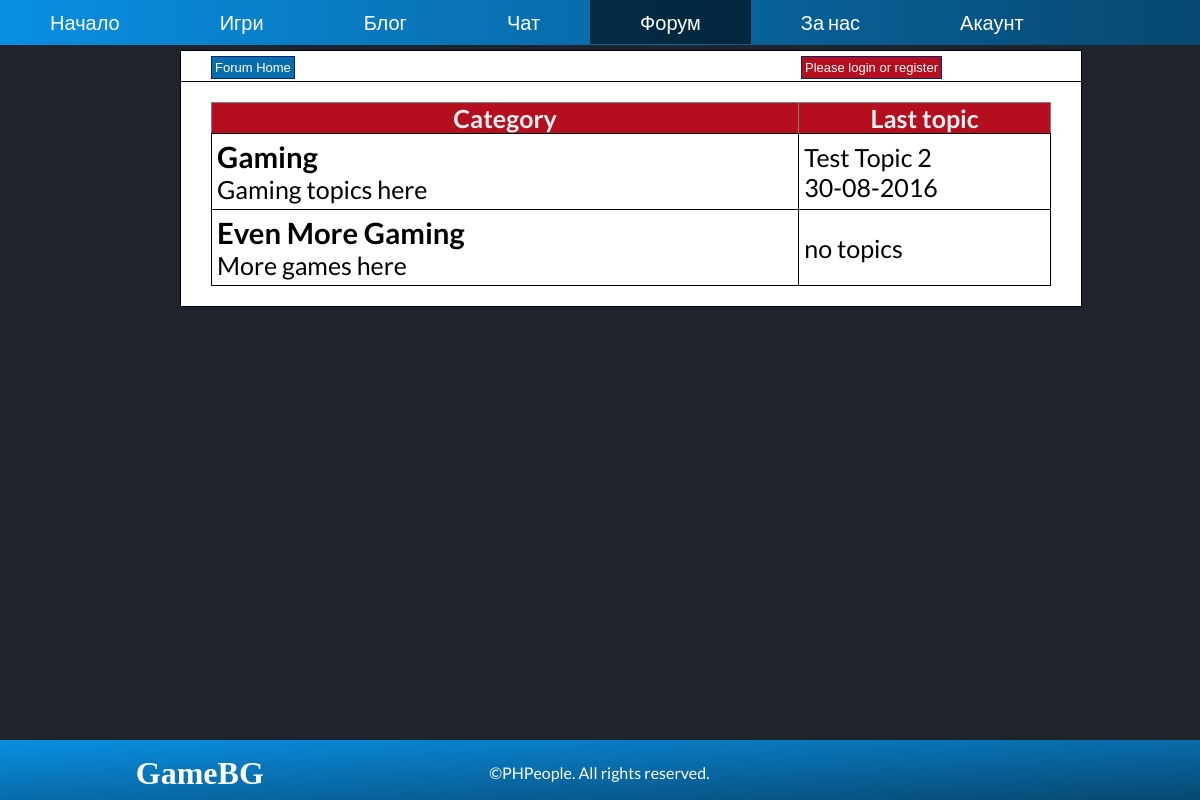
/forum_main.php, run on an earlier commit of the app's database.
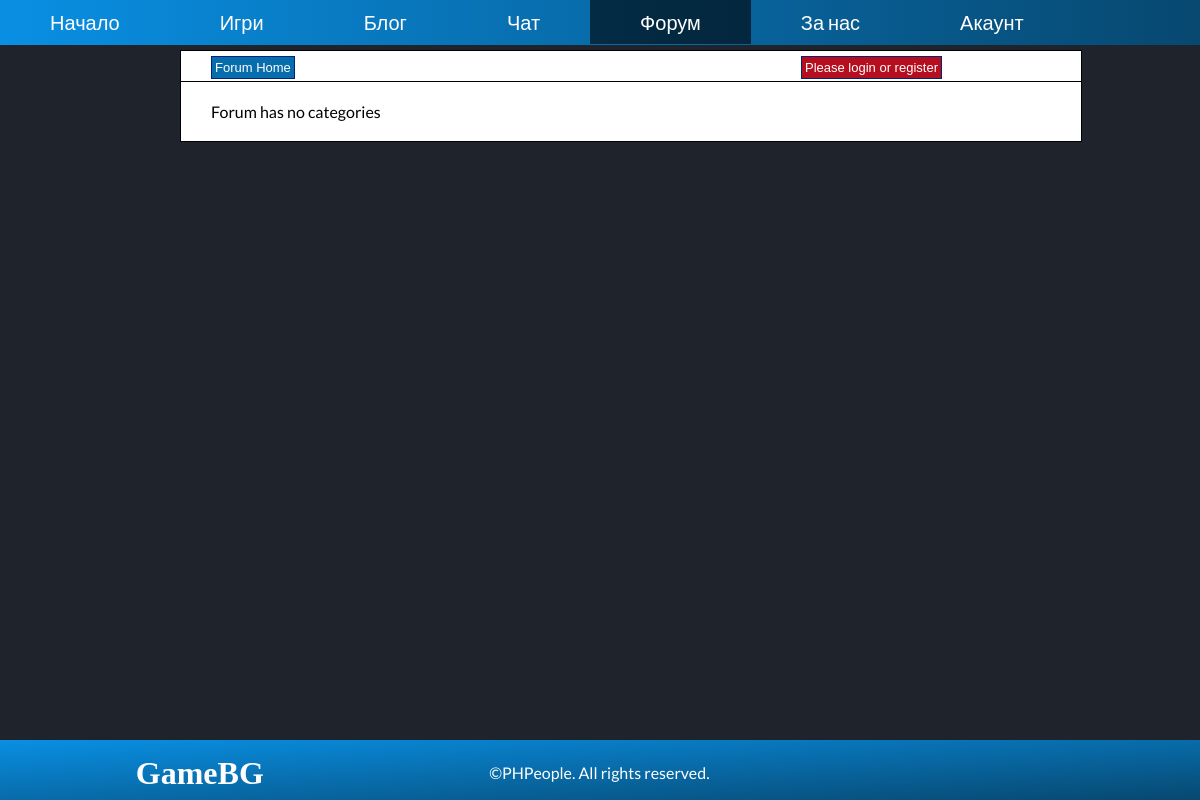
And on a later commit of the database.
### tables this page shows
CREATE TABLE `forum_categories` (
  `cat_id` int(8) NOT NULL,
  `cat_name` varchar(255) NOT NULL,
  `cat_description` varchar(255) NOT NULL
);

CREATE TABLE `forum_topics` (
  `topic_id` int(8) NOT NULL,
  `topic_subject` varchar(255) NOT NULL,
  `topic_date` datetime NOT NULL,
  `topic_cat` int(8) NOT NULL,
  `topic_by` int(8) NOT NULL
);

### forum_main.php (the view, shortened to what this page needs)
<?php
include_once 'header.php';
include 'forum_connect.php';
?>
<link rel="stylesheet" href="styles/forum-style.css" type="text/css">
<div class="forum-wrapper">
    <div class="forum-menu">
        <a class="item" href="forum_main.php">Forum Home</a>
        <div class="forum-userbar">
            <?php
            if (isset($_SESSION['loggedin']))
            {
                echo '<a class="item-username">Hello ' . $_SESSION['username'] . '</a>';
            }
            else
            {
                echo '<a class="item-username">Please login or register</a>';
            }
            ?>
        </div>
    </div>
    <div class="forum-content">
        <?php
        $sql = "SELECT cat_id, cat_name, cat_description FROM forum_categories";
        $result = mysqli_query($con, $sql);
        if(!$result)
        {
            echo 'The categories could not be displayed, please try again later.';
        }
        else
        {
            if(mysqli_num_rows($result) == 0)
            {
                echo 'Forum has no categories';
            }
            else
            {
                echo '<table border="1">
              <tr>
                <th>Category</th>
                <th>Last topic</th>
              </tr>';
                while($row = mysqli_fetch_assoc($result))
                {
                    echo '<tr>';
                    echo '<td class="leftpart">';
                    echo '<h3><a href="forum_category.php?id=' . $row['cat_id'] . '">' . $row['cat_name'] . '</a></h3>' . $row['cat_description'];
                    echo '</td>';
                    echo '<td class="rightpart">';
                    $topicsql = "SELECT topic_id, topic_subject, topic_date, topic_cat
								FROM forum_topics WHERE topic_cat = " . $row['cat_id'] . " ORDER BY topic_date DESC LIMIT 1";
                    $topicsresult = mysqli_query($con, $topicsql);
                    if(!$topicsresult)
                    {
                        echo 'Last topic could not be displayed.';
                    }
                    else
                    {
                        if(mysqli_num_rows($topicsresult) == 0)
                        {
                            echo 'no topics';
                        }
                        else
                        {
                            while($topicrow = mysqli_fetch_assoc($topicsresult))
                                echo '<a href="forum_topic.php?id=' . $topicrow['topic_id'] . '">' . $topicrow['topic_subject'] . '</a><br>' . date('d-m-Y', strtotime($topicrow['topic_date']));
                        }
                    }
                    echo '</td>';
                    echo '</tr>';
                }
            }
        }
        ?>
    </div>
</div>
<?php
include_once 'footer.php';
?>

What changed in the data, as far as the page shows it:
removed forum_categories: cat_name "Gaming", cat_description "Gaming topics here"
removed forum_topics: topic_subject "Test Topic 2", topic_date "30-08-2016"
removed forum_categories: cat_name "Even More Gaming", cat_description "More games here", shows "no topics"
Also different on the page:
text no longer shown: "Category Last topic"
text now shown: "Forum has no categories"
